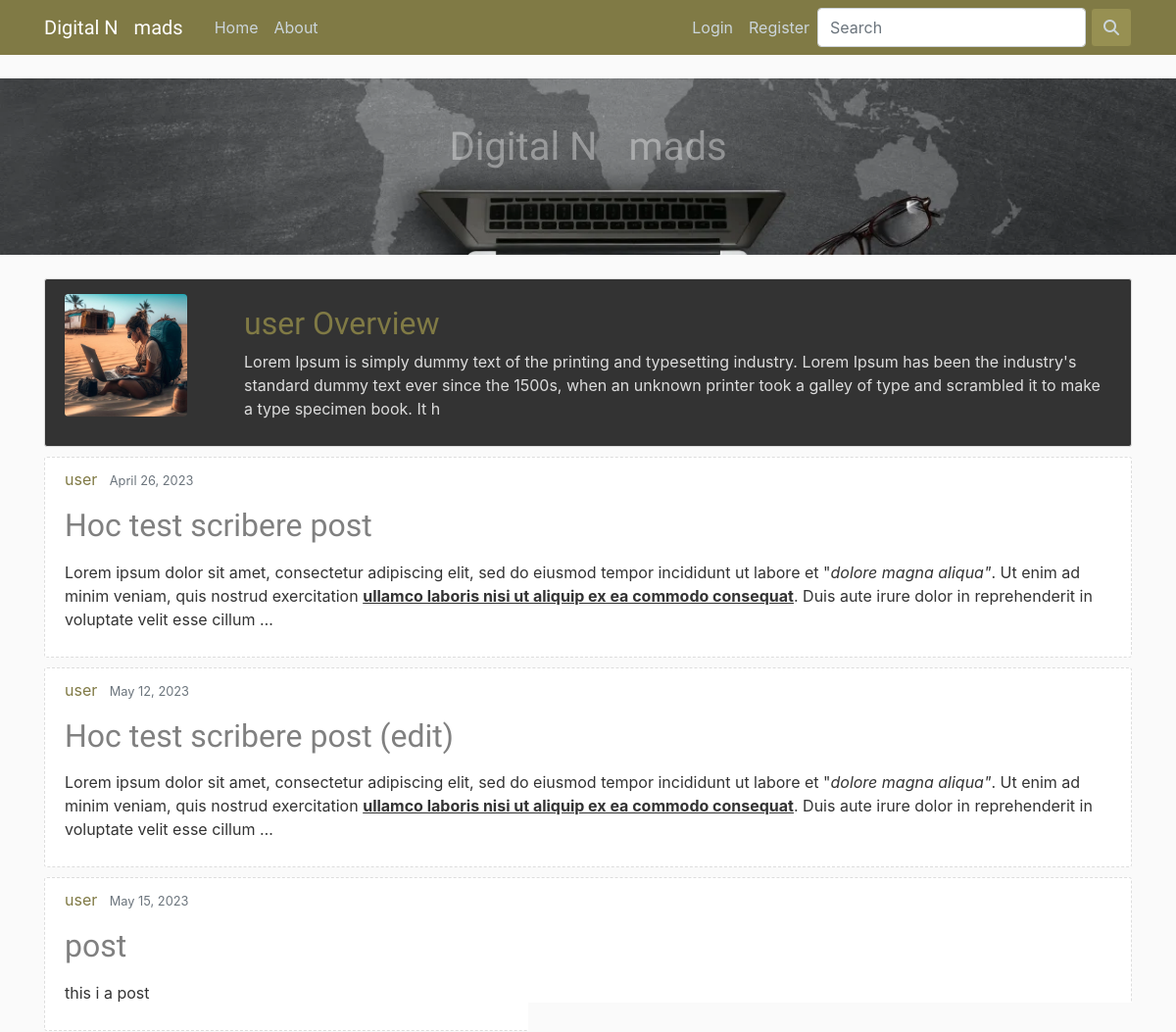
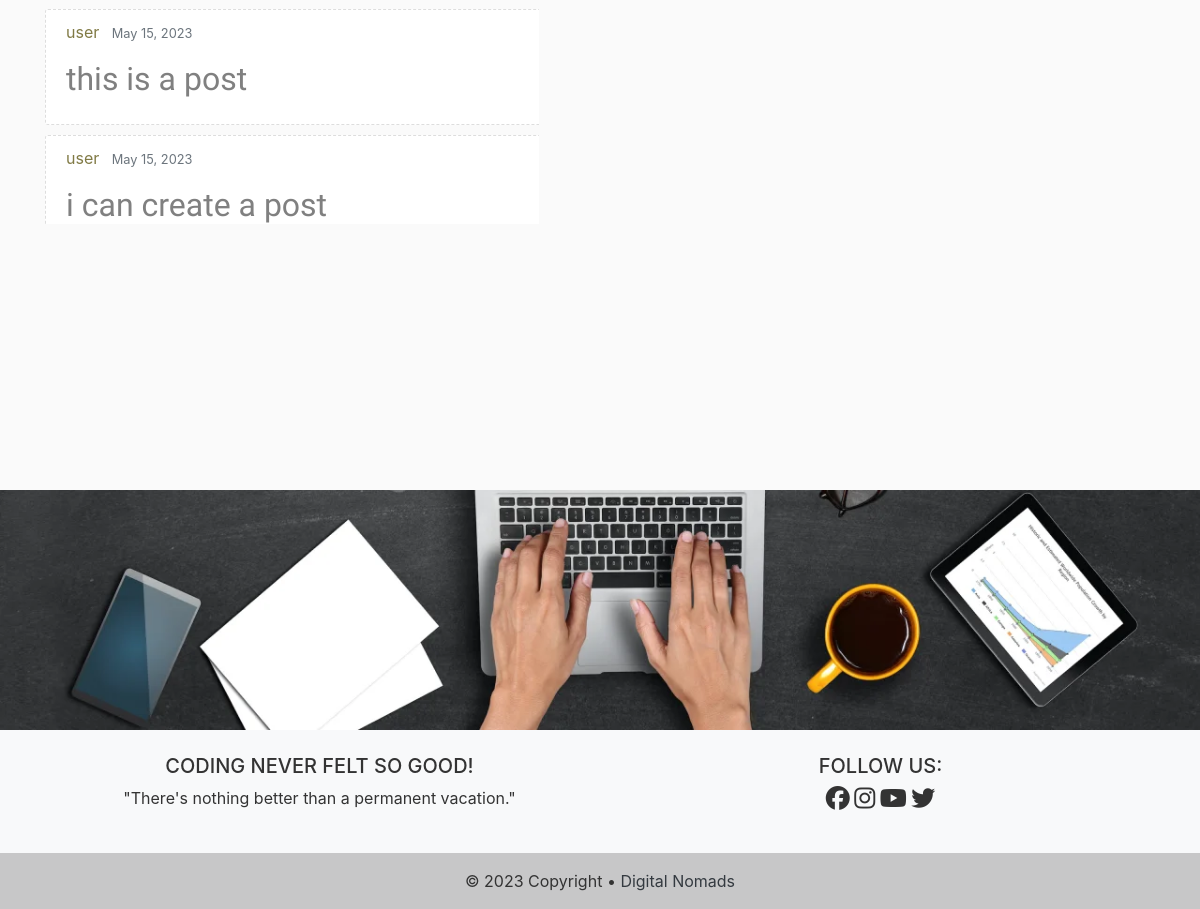
The app's page /user/user, older data (2 pictures, top to bottom).
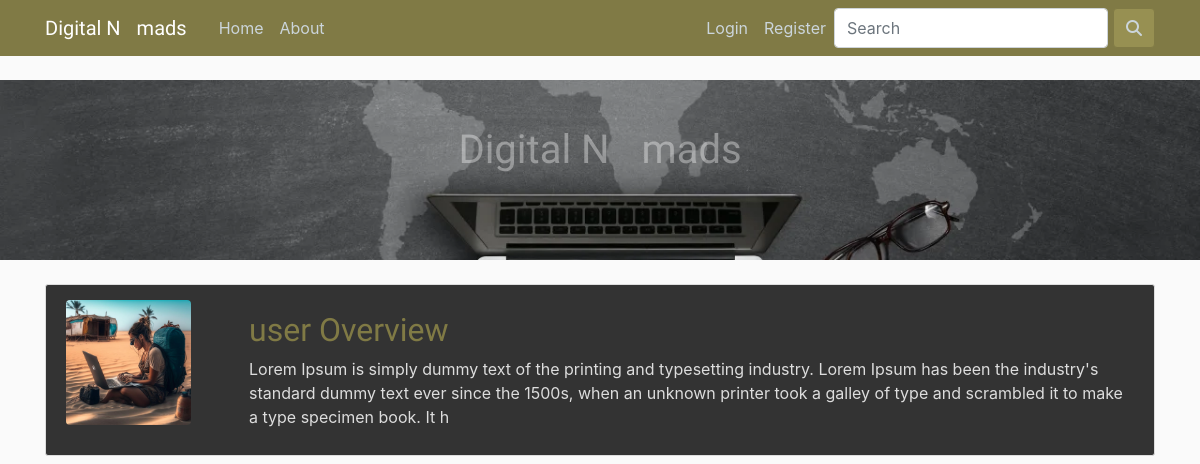
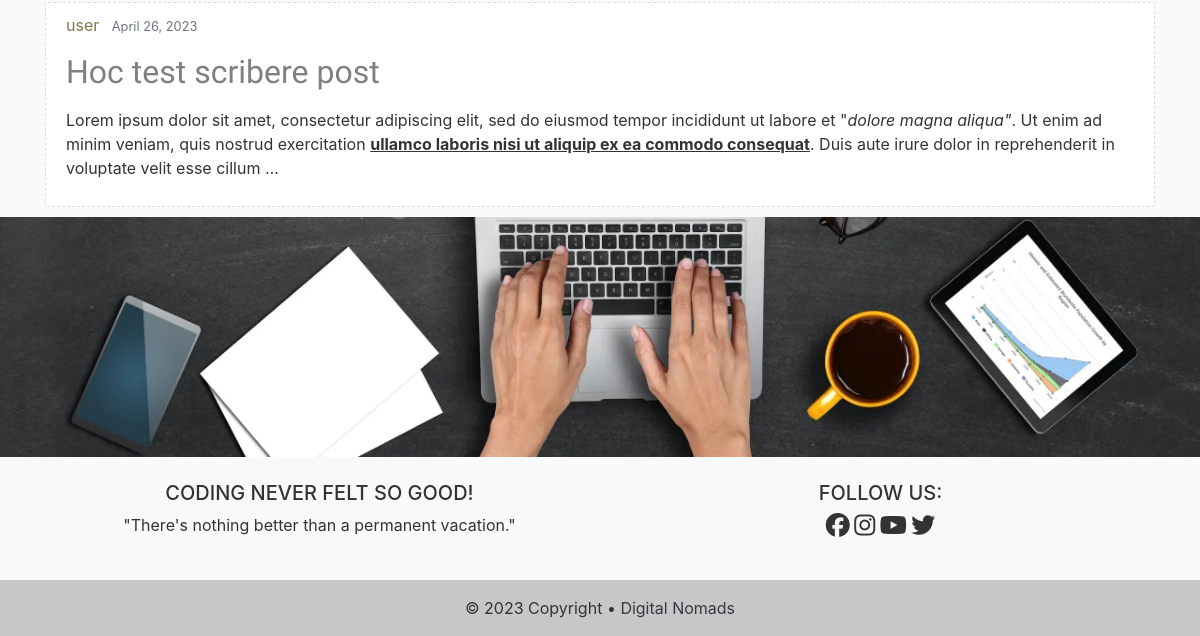
The same page, newer data (2 pictures, top to bottom).
### blog/models.py (models this page shows, shortened)
class Post(models.Model):
    title = models.CharField(max_length=150)                    # Title field for 150 characters
    content = RichTextField(validators=[MaxLengthValidator(5000)])              # Text field
    date_posted = models.DateTimeField(default=timezone.now)    # Time Stamp for the defaults Time Zone
    author = models.ForeignKey(User, on_delete=models.CASCADE)  # User if User gets delete, so are its Posts
    likes = models.ManyToManyField(User, related_name='posts')

### users/models.py (models this page shows, shortened)
class Profile(models.Model):
    user = models.OneToOneField(User, on_delete=models.CASCADE)
    image = models.ImageField(default='default.png', upload_to='profile_img')
    bio = models.TextField(max_length=500, blank=True, null=True)

### blog/views.py (the view)
# urls.py: path('user/<str:username>', UserPostListView.as_view(), name='post-user'),
class UserPostListView(ListView):
    model = Post
    template_name = 'blog/post_user.html'
    context_object_name = 'posts'
    ordering = ['-date_posted']
    paginate_by = 6
    def get_queryset(self):
        user = get_object_or_404(User, username=self.kwargs.get('username'))
        return Post.objects.filter(author=user)

### blog/templates/blog/post_user.html (shortened to what this page needs)
{% extends "blog/base.html" %}
{% block content %}
<br>
{% if object_list %}
  {% for post in posts %}
    {% ifchanged post.author %}
      <div class="media-body bio-panels">
        <div class="row align-items-center">
          <div class="col-2">
            <img class="rounded accountimg" src="{{ post.author.profile.image.url }}" alt="">
          </div>
          <div class="col-10">
          <h2 class="bio-title">{{ view.kwargs.username }} Overview</h2>
          {% if post.author.profile.bio %}
            <p>{{ post.author.profile.bio }}</p>
          {% else %}
            <p>This user doesn't have a bio yet.</p>
          {% endif %}
          </div>
        </div>
      </div>
      {% endifchanged %}
      <article class="media panels">
          <div class="media-body">
            <div class="article-metadata">
              <a class="mr-2" href="{% url 'post-user' post.author.username %}">{{ post.author }}</a>
              <small class="text-muted">{{ post.date_posted|date:"N d, Y" }}</small>
            </div>
              <h2><a class="title" href="{% url 'post-detail' post.id %}">{{ post.title }}</a></h2>
              <p class="post-content">{{ post.content|truncatewords_html:50|safe }}</p>
          </div>
      </article>
    {% endfor %}
  {% else %}
    <h3 class="text-center">{{ view.kwargs.username }} has not posted anything yet.</h3>
    <h2 class="text-center"><a class="nav-item nav-link" href="{% url 'blog-home' %}"><i class="fa-solid fa-person-through-window"></i></a></h2>
    <p class="text-center">Get me out of here! </p>
  {% endif %}
  {% if is_paginated %}
      {% for num in page_obj.paginator.page_range %}
        {% if page_obj.number == num %}
          <a class="btn btn-secondary mb-4" href="?page={{ num }}">{{ num }}</a>
        {% elif num > page_obj.number|add:'-3' and num < page_obj.number|add:'3' %}
          <a class="btn btn-outline-secondary mb-4" href="?page={{ num }}">{{ num }}</a>
        {% endif %}
      {% endfor %}
      {% if page_obj.has_next %}
        <a class="btn btn-outline-secondary mb-4" href="?page={{ page_obj.next_page_number }}">Next</a>
        <a class="btn btn-outline-secondary mb-4" href="?page={{ page_obj.paginator.num_pages }}"><i class="fa-solid fa-arrow-right""></i></a>
      {% endif %}
  {% endif %}
{% endblock %}

### blog/templates/blog/base.html (shortened to what this page needs)
{% load static %}
<!DOCTYPE html>
<html>
<head>
    <link rel="stylesheet" href="https://maxcdn.bootstrapcdn.com/bootstrap/4.0.0/css/bootstrap.min.css">
    <link rel="stylesheet" type="text/css" href="{% static '/css/style.css' %}">
</head>
<body>
    <div class="picheader">
      <h1 class="centered">Digital N<box-icon class="cog" name='cog' animation='spin' color='rgba(255, 0, 0, 0.37)' size="2rem"></box-icon>mads</h1>
    </div>
    <header class="header">
      <nav class="navbar navbar-expand-md navbar-dark bg-steel fixed-top">
        <div class="container">
          <a class="navbar-brand mr-4 logo" href="{% url 'blog-home' %}">Digital N<box-icon name='cog' animation='spin' color='#ffffff' size="1rem"></box-icon>mads</a>
          <div class="collapse navbar-collapse" id="navbarToggle">
            <div class="navbar-nav mr-auto">
              <a class="nav-item nav-link" href="{% url 'blog-home' %}">Home</a>
              <a class="nav-item nav-link" href="{% url 'blog-about' %}">About</a>
            </div>
            <div class="navbar-nav">
              {% if user.is_authenticated %}
                <a class="nav-item nav-link" href="{% url 'post-create' %}">Post</a>
                <a class="nav-item nav-link" href="{% url 'profile' %}">Profile</a>
                <a class="nav-item nav-link" href="{% url 'logout' %}">Logout</a>
                <form class="d-flex" method="POST" action="{% url 'blog-search' %}">
                  {% csrf_token %}
                  <input class="form-control me-2" type="search" placeholder="Search" aria-label="Search" name="searches" style="margin-right: 5px;">
                  <button class="btn btn-outline-secondary search-button" type="submit"><i class="fa-solid fa-magnifying-glass"></i></button>
                </form>
              {% else %}
                <a class="nav-item nav-link" href="{% url 'login' %}">Login</a>
                <a class="nav-item nav-link" href="{% url 'register' %}">Register</a>
                <form class="d-flex" method="POST" action="{% url 'blog-search' %}">
                  <input class="form-control me-2" type="search" placeholder="Search" aria-label="Search" name="searches" style="margin-right: 5px;">
                  <button class="btn btn-outline-secondary search-button" type="submit"><i class="fa-solid fa-magnifying-glass"></i></button>
                </form>
              {% endif %}
            </div>
          </div>
        </div>
      </nav>
    </header>
    <main role="main" class="container">
      <div class="row">
        <div class="col-md-12">
          {% block content %}
          {% endblock %}
        </div>
    </main>
      <div class="picfooter"></div>
      <footer class="bg-light text-center text-lg-start">
        <div class="container p-4">
          <div class="row">
            <div class="col-lg-6 col-md-12 mb-4 mb-md-0">
              <h5 class="text-uppercase">Coding never felt so good!</h5>
              <p>
                "There's nothing better than a permanent vacation."
              </p>
            </div>
            <div class="col-lg-6 col-md-12 mb-4 mb-md-0">
              <h5 class="text-uppercase">Follow us:</h5>
              <p>
                <a class="facebook" href="https://www.facebook.com/" aria-label="Link to Facebook" target="_blank"><i class="fa-brands fa-facebook"></i></a>
                <a class="instagram" href="https://www.instagram.com/" aria-label="Link to Instagram" target="_blank"><i class="fa-brands fa-instagram"></i></a>
                <a class="youtube" href="https://www.youtube.com/" aria-label="Link Youtube" target="_blank"><i class="fa-brands fa-youtube"></i></a>
                <a class="twitter" href="https://www.twitter.com/" aria-label="Link to Twitter" target="_blank"><i class="fa-brands fa-twitter"></i></a>
              </p>
            </div>
          </div>
        </div>
        <div class="text-center p-3" style="background-color: rgba(0, 0, 0, 0.2);">
          © 2023 Copyright •
          <a class="text-dark" href="#">Digital Nomads</a>
        </div>
      </footer>
</body>
</html>

### blog/static/css/style.css (style rules this page uses)
body { background: #fafafa; color: #333333; margin-top: 5rem; }
.panels { background: #ffffff; padding: 10px 20px; border: 1px dashed #dddddd; border-radius: 3px; margin-bottom: 10px; }
.bio-title { color: #807a45; }
.bio-panels { background: #333333; color: #dddddd; padding: 10px 20px; border: 1px solid #dddddd; border-radius: 3px; margin-bottom: 10px; }
.logo { font-family: 'Audiowide', sans-serif; }
h1, h2, h3 { font-family: 'Staatliches', sans-serif; color: #444444; margin-top: 1rem; }
.bg-steel { background-color: #807a45; }
.header .navbar-nav .nav-link { color: #cbd5db; font-size: 1rem; }
.centered { position: absolute; top: 30%; left: 50%; transform: translate(-50%, -50%); font-family: 'Audiowide', sans-serif; color: rgba(255, 255, 255, 0.37); }
.picheader { height: 50px; width: 100%; background: url(/picheader.webp) no-repeat center; background-size: 100%; padding-top: 15vw; object-fit: cover; position: relative; text-align: center; color: white; }
.picfooter { height: 50px; width: 100%; background: url(/picheader.webp) no-repeat center bottom; background-size: 100%; padding-bottom: 20vw; object-fit: cover; }
a.title { color: #808080; text-decoration: none; }
.post-content { white-space: pre-line; }
.accountimg { height: 125px; width: 125px; margin-right: 20px; margin-bottom: 16px; }
a { color: #807a45; }
.fa-brands { color: #333333; font-size: x-large; }
.search-button { background-color: #979052; color: #cbd5db; border-color: #807a45; }

Row changes from the older to the newer data that the page shows:
removed Post: author "user", date_posted "May 12, 2023", title "Hoc test scribere post (edit)", content "Lorem ipsum dolor sit amet, consectetur adipiscing elit, sed do eiusmod tempor incididunt ut labore et \" dolore magna aliqua\" . Ut enim ad minim veniam, quis nostrud exercitation ullamco laboris nisi ut aliquip ex ea commodo consequat . Duis aute irure dolor in reprehenderit in voluptate velit esse cillum …"
removed Post: author "user", date_posted "May 15, 2023", title "post", content "this i a post"
removed Post: author "user", date_posted "May 15, 2023", title "this is a post"
removed Post: author "user", date_posted "May 15, 2023", title "i can create a post"
